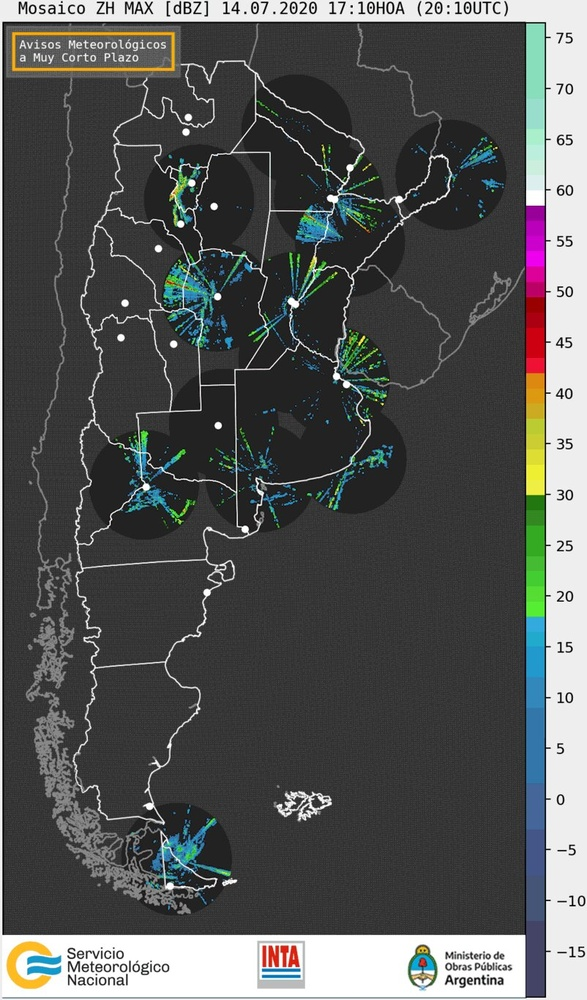
#> input picture sliders/radar.jpg, 587 x 1000 px, shrunk from 802 x 1366 before the run
$ python sliders.py
#> lines starting #> are read from the running program, lines starting #| are printed output that depends on the picture
import cv2 as cv
import numpy as np

imagen = cv.imread("radar.jpg")
#> imagen is the input picture: shape (1000, 587, 3); mean B, G, R 85.3, 86.3, 84.4
hsv = cv.cvtColor(imagen, cv.COLOR_BGR2HSV)
#> hsv: shape (1000, 587, 3); mean H, S, V 21, 16.7, 89.1

def nothing(x):
    pass

#Creo una ventana de sliders
cv.namedWindow('Parametros')
cv.createTrackbar('Hue Minimo','Parametros',0,179,nothing)
cv.createTrackbar('Hue Maximo','Parametros',0,179,nothing)
cv.createTrackbar('Saturation Minimo','Parametros',0,255,nothing)
cv.createTrackbar('Saturation Maximo','Parametros',0,255,nothing)
cv.createTrackbar('Value Minimo','Parametros',0,255,nothing)
cv.createTrackbar('Value Maximo','Parametros',0,255,nothing)
cv.createTrackbar('Kernel X', 'Parametros', 1, 30, nothing)
cv.createTrackbar('Kernel Y', 'Parametros', 1, 30, nothing)

print("\nPulsa 'ESC' para salir")

while True:
    #Leemos los sliders y guardamos los valores de H,S,V para construir los rangos:
  hMin = cv.getTrackbarPos('Hue Minimo','Parametros')
  hMax = cv.getTrackbarPos('Hue Maximo','Parametros')
  sMin = cv.getTrackbarPos('Saturation Minimo','Parametros')
  sMax = cv.getTrackbarPos('Saturation Maximo','Parametros')
  vMin = cv.getTrackbarPos('Value Minimo','Parametros')
  vMax = cv.getTrackbarPos('Value Maximo','Parametros')

  color_bajos=np.array([hMin,sMin,vMin])
  color_altos=np.array([hMax,sMax,vMax])

  kernelx = cv.getTrackbarPos('Kernel X', 'Parametros')
  kernely = cv.getTrackbarPos('Kernel Y', 'Parametros')

  kernel = np.ones((kernelx,kernely),np.uint8)

  mascara = cv.inRange(hsv, color_bajos, color_altos)
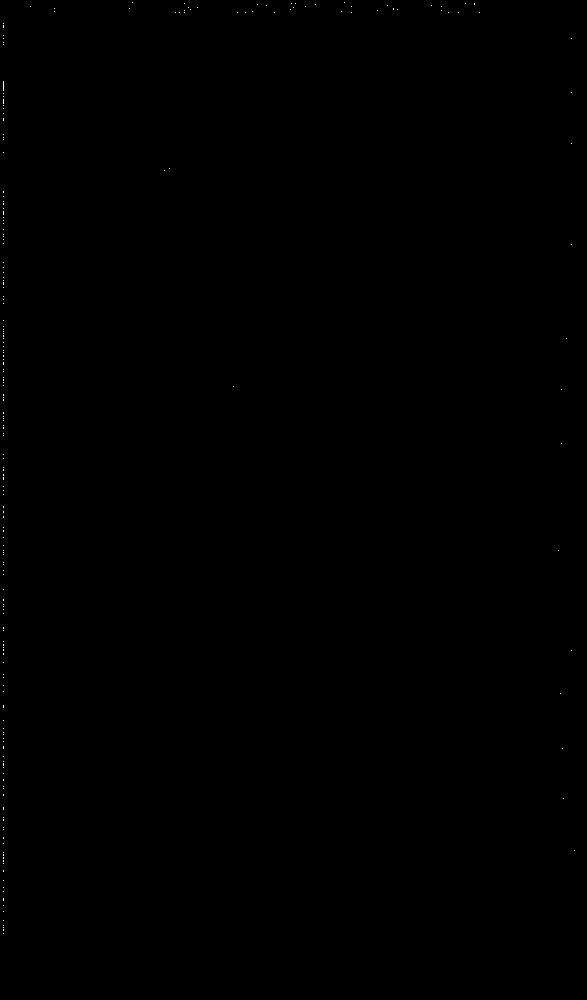
#> mascara: shape (1000, 587); 0.05% white in thin lines or dots
  mascara = cv.morphologyEx(mascara, cv.MORPH_CLOSE, kernel)
  mascara = cv.morphologyEx(mascara, cv.MORPH_OPEN, kernel)

  cv.imshow('Original',imagen)
  cv.imshow('Mascara',mascara)
  k = cv.waitKey(5) & 0xFF
#> (key Esc is pressed here)
  if k == 27:
    break
cv.destroyAllWindows()
